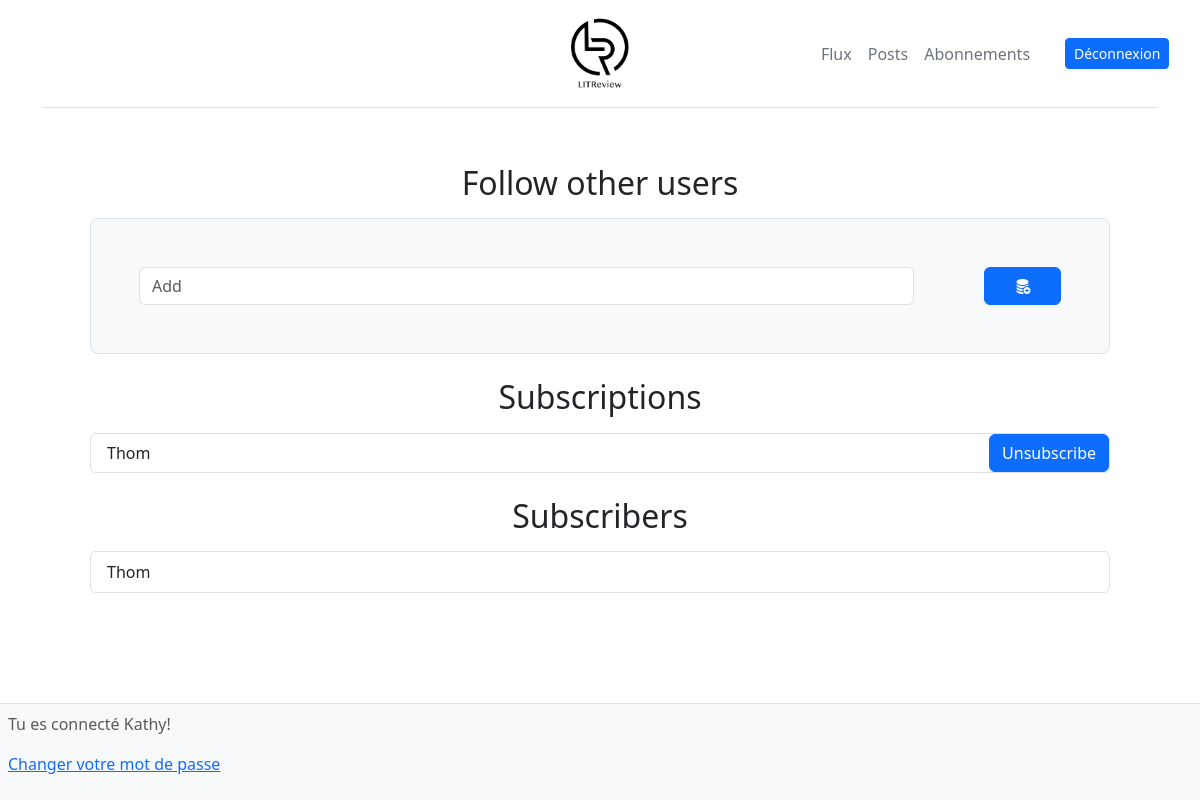
The page /subscription/ (signed in) on the database as committed earlier.
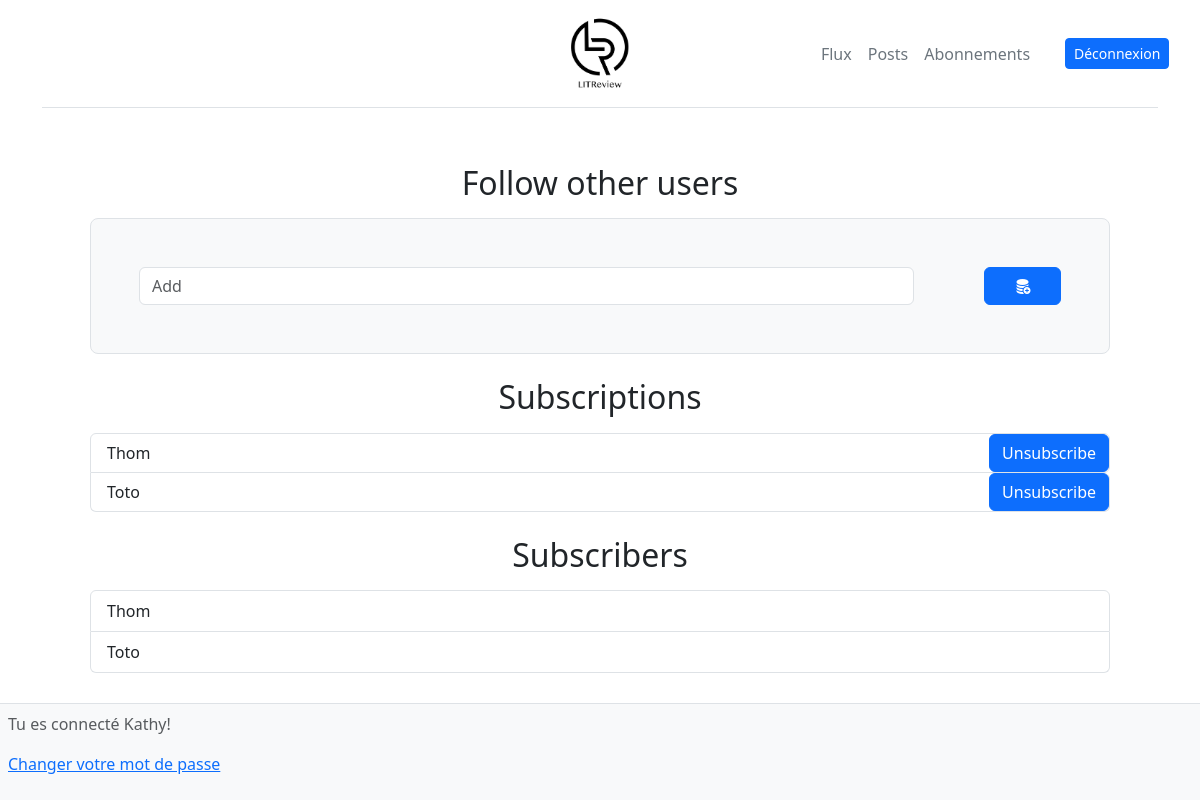
The same page on the database as committed later.
### mvp/models.py (models this page shows, shortened)
class UserFollows(models.Model):
    user = models.ForeignKey(to=settings.AUTH_USER_MODEL, on_delete=models.CASCADE, related_name='following')
    followed_user = models.ForeignKey(to=settings.AUTH_USER_MODEL, on_delete=models.CASCADE,
                                      related_name='following_by')
    class Meta:
        constraints = [
            models.UniqueConstraint(fields=['user', 'followed_user'], name="unique_user")
        ]

### authentication/models.py (models this page shows, shortened)
class MyUser(AbstractBaseUser, PermissionsMixin):
    username = models.CharField(max_length=40, unique=True)
    USERNAME_FIELD = 'username'
    EMAIL_FIELD = 'email'
    ADMINISTRATOR = 'ADMINISTRATOR'
    SUBSCRIBER = 'SUBSCRIBER'
    ROLE_CHOICES = [
        (ADMINISTRATOR, 'Administrateur'),
        (SUBSCRIBER, 'Utilisateur'),
    ]
    REQUIRED_FIELDS = ['email']
    email = models.EmailField(
        verbose_name='email address',
        max_length=255,
        unique=True,
        null=True,
        blank=True,
    )
    role = models.CharField(max_length=30, choices=ROLE_CHOICES, default=SUBSCRIBER, verbose_name='Rôle')
    is_active = models.BooleanField(default=True)
    is_admin = models.BooleanField(default=False)
    objects = MyCustomManager()
    def __str__(self):
        return self.username

### mvp/views.py (the view, shortened to what this page needs)
# urls.py: path('subscription/', mvp.views.FollowUsers.as_view(
class FollowUsers(LoginRequiredMixin, View):
    template_name = ''
    User = get_user_model()
    user_searching = User.objects.all()
    def get(self, request, *args, **kwargs):
        user_follows = UserFollows.objects.filter(user=request.user)
        user_followers = UserFollows.objects.filter(followed_user=request.user)
        other_users = self.user_searching.exclude(username=request.user)
        for user in user_follows:
            other_users = other_users.exclude(username=user.followed_user)
        context = {
            'users': other_users,
            'user_follows': user_follows,
            'user_followers': user_followers
        }
        return render(request, self.template_name, context=context)

### mvp/templates/mvp/follow_users_forms.html (shortened to what this page needs)
{% extends 'base.html' %}
{% load i18n %}
{% load django_bootstrap5 %}
{% block bootstrap5_extra_head %}<link rel="stylesheet" href="https://cdn.jsdelivr.net/npm/bootstrap-icons@1.10.3/font/bootstrap-icons.css">{% endblock %}
{% block content %}
<div class="container-fluid">
    <div class="px-4 py-2 my-5 text-center">
        <h2>{% translate 'Follow other users' %}</h2>
        <form class="p-4 p-md-5 border rounded-3 bg-light mt-3" method="post" >
            <div class="d-flex flex-nowrap justify-content-center">
                <div class="input-group">
                    <div class="col-11">
                        <input type="search"  class="form-control" list="users_list" placeholder="{% translate 'Add' %}"  aria-label="{% translate 'Search' %}"  name="add" />
                    </div>
                </div>
                <button type="submit" class="col-1 btn btn-primary" name="add">
                    <i class="bi bi-database-fill-add"></i>
                </button>
            </div>
        </form>
        <article class="mt-4">
            <h2>{% translate 'Subscriptions' %}</h2>
            <form method="post">
                <ul class="list-group mt-3">
                    {% for user_followed in user_follows %}
                        <li class="list-group-item align-items-center my-0 py-0 pe-0 rounded-end">
                            <div class="d-flex justify-content-between">
                                <div class="d-flex align-items-center">{{ user_followed.followed_user }}</div>
                                <button type="submit" class="btn btn-primary" name="Unsubscribe" value={{user_followed.followed_user}} >{% translate 'Unsubscribe' %}</button>
                            </div>
                        </li>
                    {% endfor %}
                </ul>
            </form>
        </article>
        <article class="mt-4">
            <h2>{% translate 'Subscribers' %}</h2>
             <ul class="list-group mt-3">
                   {% for user_followed in user_followers %}
                        <li class="list-group-item">
                            <div class="d-flex align-items-center">{{ user_followed.user }}</div>
                        </li>
                    {% endfor %}
                </ul>
        </article>
    </div>
</div>
{% endblock content %}

Rows that differ between the two databases and show on the page:
added UserFollows: followed_user "Toto", shown under "Subscriptions"
added UserFollows: user "Toto", shown under "Subscribers"
